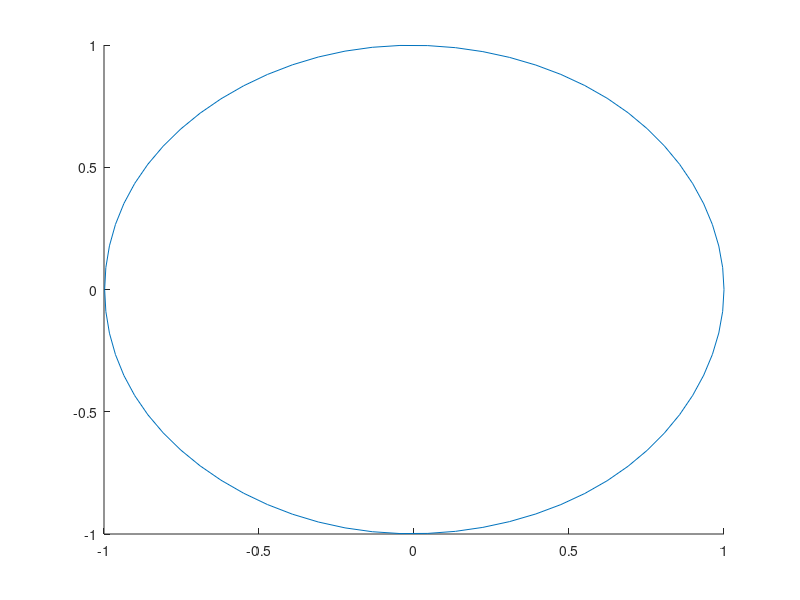

Write the MATLAB code that produced this figure.
X=[1, 0;
0.995749, 0.0892914;
0.98321, 0.17791;
0.96271, 0.265181;
0.934571, 0.350433;
0.899118, 0.432992;
0.856675, 0.512185;
0.807567, 0.587339;
0.752117, 0.65778;
0.69065, 0.722835;
0.62349, 0.781831;
0.551028, 0.83418;
0.473926, 0.87963;
0.392913, 0.918015;
0.308716, 0.949169;
0.222064, 0.972925;
0.133686, 0.989118;
0.0443095, 0.997581;
-0.0453359, 0.998148;
-0.134522, 0.990652;
-0.222521, 0.974928;
-0.308628, 0.950914;
-0.392234, 0.918971;
-0.472756, 0.879564;
-0.549609, 0.833161;
-0.622209, 0.780225;
-0.689972, 0.721225;
-0.752314, 0.656624;
-0.80865, 0.58689;
-0.858396, 0.512488;
-0.900969, 0.433884;
-0.935881, 0.35159;
-0.963034, 0.266308;
-0.982429, 0.178784;
-0.994067, 0.0897657;
-0.997946, 4.33681e-17;
-0.994067, -0.0897657;
-0.982429, -0.178784;
-0.963034, -0.266308;
-0.935881, -0.35159;
-0.900969, -0.433884;
-0.858396, -0.512488;
-0.80865, -0.58689;
-0.752314, -0.656624;
-0.689972, -0.721225;
-0.622209, -0.780225;
-0.549609, -0.833161;
-0.472756, -0.879564;
-0.392234, -0.918971;
-0.308628, -0.950914;
-0.222521, -0.974928;
-0.134522, -0.990652;
-0.0453359, -0.998148;
0.0443095, -0.997581;
0.133686, -0.989118;
0.222064, -0.972925;
0.308716, -0.949169;
0.392913, -0.918015;
0.473926, -0.87963;
0.551028, -0.83418;
0.62349, -0.781831;
0.69065, -0.722835;
0.752117, -0.65778;
0.807567, -0.587339;
0.856675, -0.512185;
0.899118, -0.432992;
0.934571, -0.350433;
0.96271, -0.265181;
0.98321, -0.17791;
0.995749, -0.0892914;
1, -1.52656e-16;
];
hold on; plot(X(:, 1), X(:, 2)); figure(1)
